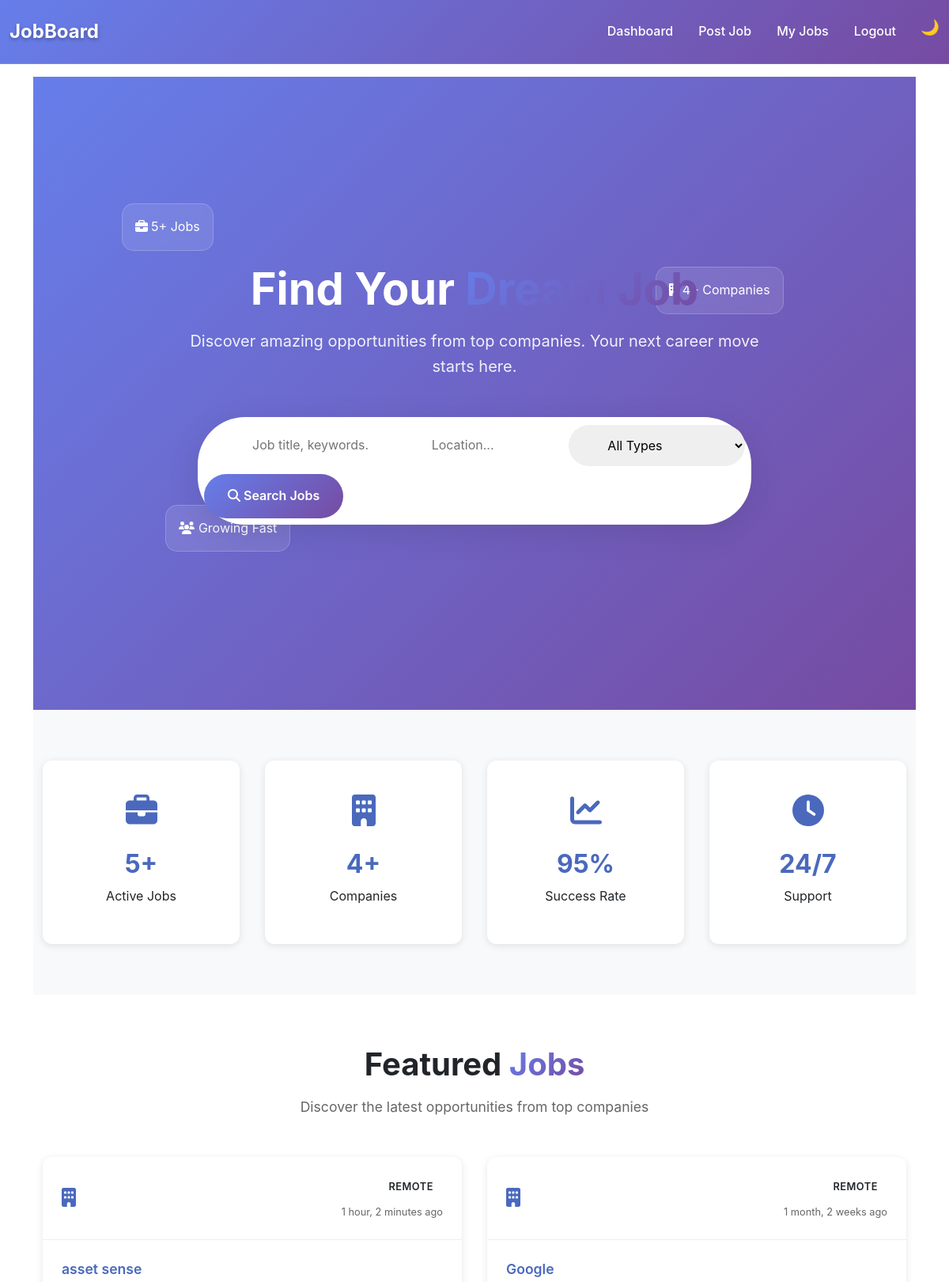
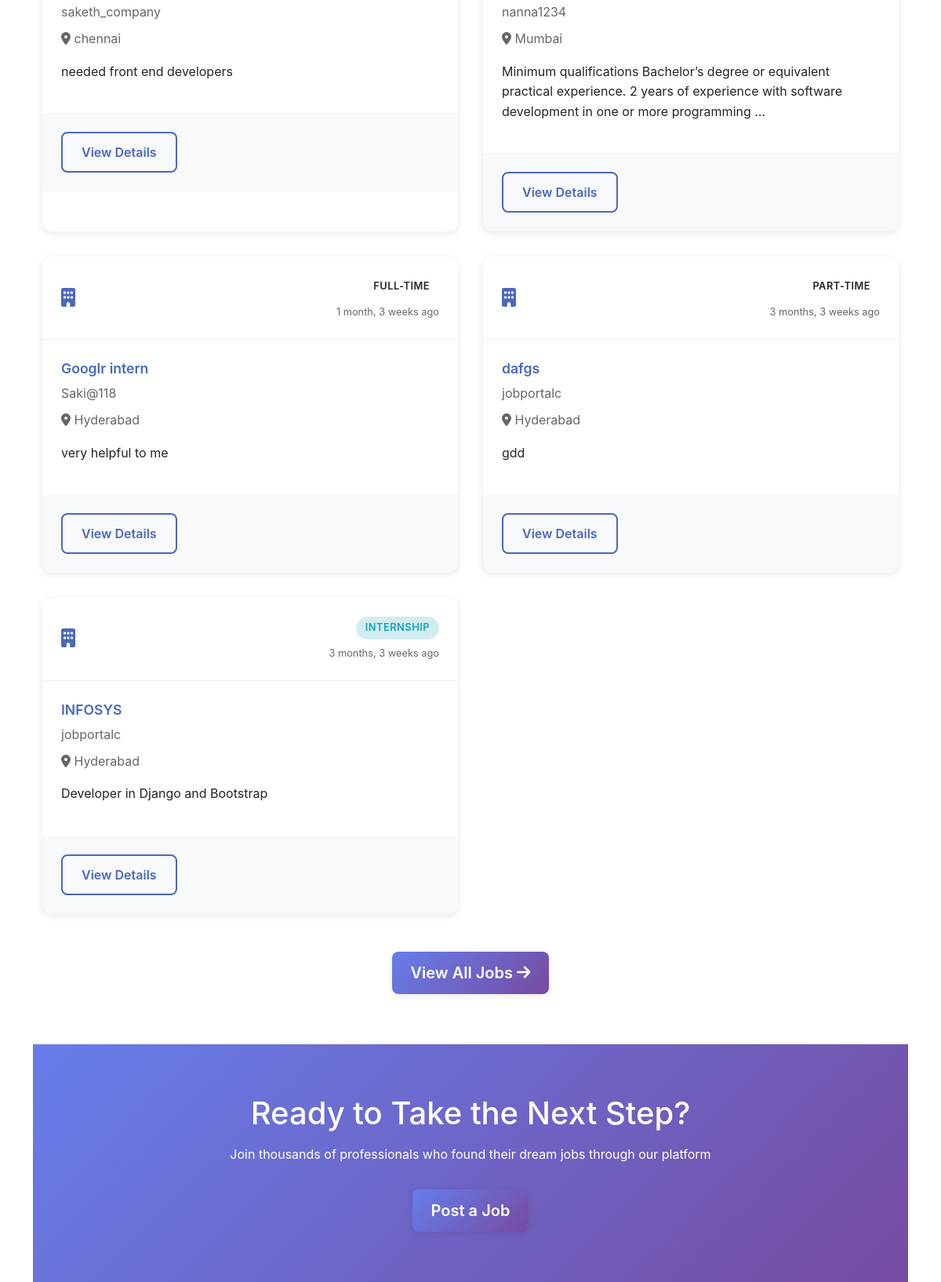
/users/dashboard/ (signed in), run on the app's committed database (2 pictures, top to bottom).
### jobs/models.py (models this page shows, shortened)
class Job(models.Model):
    JOB_TYPE_CHOICES = [
        ('FULL_TIME', 'Full Time'),
        ('PART_TIME', 'Part Time'),
        ('REMOTE', 'Remote'),
    ]
    title = models.CharField(max_length=255)
    description = models.TextField()
    location = models.CharField(max_length=100)
    job_type = models.CharField(max_length=20, choices=JOB_TYPE_CHOICES)
    company = models.ForeignKey(CustomUser, on_delete=models.CASCADE, limit_choices_to={'is_company': True})
    created_at = models.DateTimeField(auto_now_add=True)

### users/models.py (models this page shows, shortened)
class CustomUser(AbstractUser):
    is_company=models.BooleanField(default=False)
    is_seeker=models.BooleanField(default=False)

### users/views.py (the view)
# urls.py: path('dashboard/',views.dashboard,name="dashboard"),
@login_required
def dashboard(request):
    from jobs.models import Job  # import here if not already globally imported
    total_jobs = Job.objects.count()
    total_companies = CustomUser.objects.filter(is_company=True).count()
    featured_jobs = Job.objects.order_by('-created_at')[:6]
    search_query = request.GET.get('search', '')
    location_query = request.GET.get('location', '')
    job_type_filter = request.GET.get('job_type', '')
    job_type_choices = Job.JOB_TYPE_CHOICES if hasattr(Job, 'JOB_TYPE_CHOICES') else []
    context = {
        'role': 'company' if request.user.is_company else 'seeker',
        'total_jobs': total_jobs,
        'total_companies': total_companies,
        'featured_jobs': featured_jobs,
        'search_query': search_query,
        'location_query': location_query,
        'job_type_filter': job_type_filter,
        'job_type_choices': job_type_choices,
    }
    return render(request, 'users/dashboard.html', context)

### users/templates/users/dashboard.html (shortened to what this page needs)
{% extends 'base.html' %}
{% load static %}
{% block content %}
<section class="hero-section">
    <div class="hero-content">
        <div class="hero-text fade-in-up">
            <h1 class="hero-title">Find Your <span class="text-gradient">Dream Job</span></h1>
            <p class="hero-subtitle">Discover amazing opportunities from top companies. Your next career move starts here.</p>
            <form method="GET" action="{% url 'job_list' %}" class="hero-search-form">
                <div class="search-container">
                    <div class="search-field">
                        <i class="fas fa-search"></i>
                        <input type="text" name="search" placeholder="Job title, keywords..."
                               value="{{ search_query }}" class="search-input">
                    </div>
                    <div class="search-field">
                        <i class="fas fa-map-marker-alt"></i>
                        <input type="text" name="location" placeholder="Location..."
                               value="{{ location_query }}" class="search-input">
                    </div>
                    <div class="search-field">
                        <select name="job_type" class="search-select">
                            <option value="">All Types</option>
                        </select>
                    </div>
                    <button type="submit" class="search-btn">
                        <i class="fas fa-search"></i>
                        Search Jobs
                    </button>
                </div>
            </form>
        </div>
    </div>
    <div class="hero-floating">
        <div class="floating-card card-1">
            <i class="fas fa-briefcase"></i>
            <span>{{ total_jobs }}+ Jobs</span>
        </div>
        <div class="floating-card card-2">
            <i class="fas fa-building"></i>
            <span>{{ total_companies }}+ Companies</span>
        </div>
        <div class="floating-card card-3">
            <i class="fas fa-users"></i>
            <span>Growing Fast</span>
        </div>
    </div>
</section>
<section class="stats-section">
    <div class="container">
        <div class="stats-grid">
            <div class="stat-item fade-in-up">
                <div class="stat-icon">
                    <i class="fas fa-briefcase"></i>
                </div>
                <div class="stat-content">
                    <h3 class="stat-number">{{ total_jobs }}+</h3>
                    <p class="stat-text">Active Jobs</p>
                </div>
            </div>
            <div class="stat-item fade-in-up">
                <div class="stat-icon">
                    <i class="fas fa-building"></i>
                </div>
                <div class="stat-content">
                    <h3 class="stat-number">{{ total_companies }}+</h3>
                    <p class="stat-text">Companies</p>
                </div>
            </div>
            <div class="stat-item fade-in-up">
                <div class="stat-icon">
                    <i class="fas fa-chart-line"></i>
                </div>
                <div class="stat-content">
                    <h3 class="stat-number">95%</h3>
                    <p class="stat-text">Success Rate</p>
                </div>
            </div>
            <div class="stat-item fade-in-up">
                <div class="stat-icon">
                    <i class="fas fa-clock"></i>
                </div>
                <div class="stat-content">
                    <h3 class="stat-number">24/7</h3>
                    <p class="stat-text">Support</p>
                </div>
            </div>
        </div>
    </div>
</section>
<section class="featured-jobs-section">
    <div class="container">
        <div class="section-header">
            <h2 class="section-title">Featured <span class="text-gradient">Jobs</span></h2>
            <p class="section-subtitle">Discover the latest opportunities from top companies</p>
        </div>
        <div class="jobs-grid">
            {% for job in featured_jobs %}
            <div class="featured-job-card fade-in-up">
                <div class="job-card-header">
                    <div class="company-logo">
                        <i class="fas fa-building"></i>
                    </div>
                    <div class="job-meta-info">
                        <span class="job-type-badge job-type-{{ job.job_type|lower|cut:'-' }}">
                            {{ job.job_type }}
                        </span>
                        <span class="job-date">{{ job.created_at|timesince }} ago</span>
                    </div>
                </div>
                <div class="job-card-body">
                    <h3 class="job-title">
                        <a href="{% url 'job_detail' job.id %}">{{ job.title }}</a>
                    </h3>
                    <p class="company-name">{{ job.company.username }}</p>
                    <p class="job-location">
                        <i class="fas fa-map-marker-alt"></i>
                        {{ job.location }}
                    </p>
                    <p class="job-description">{{ job.description|truncatewords:20 }}</p>
                </div>
                <div class="job-card-footer">
                    <a href="{% url 'job_detail' job.id %}" class="btn btn-outline-primary">
                        View Details
                    </a>
                </div>
            </div>
            {% endfor %}
        </div>
        <div class="section-footer">
            <a href="{% url 'job_list' %}" class="btn btn-lg btn-primary">
                View All Jobs
                <i class="fas fa-arrow-right"></i>
            </a>
        </div>
    </div>
</section>
<section class="cta-section">
    <div class="container">
        <div class="cta-content">
            <div class="cta-text">
                <h2>Ready to Take the Next Step?</h2>
                <p>Join thousands of professionals who found their dream jobs through our platform</p>
            </div>
            <div class="cta-buttons">
                {% if not user.is_authenticated %}
                <a href="{% url 'register' %}" class="btn btn-lg btn-primary">
                    Get Started Today
                </a>
                <a href="{% url 'login' %}" class="btn btn-lg btn-outline-primary">
                    Sign In
                </a>
                {% else %}
                    {% if user.is_seeker %}
                    <a href="{% url 'job_list' %}" class="btn btn-lg btn-primary">
                        Browse Jobs
                    </a>
                    {% else %}
                    <a href="{% url 'create_job' %}" class="btn btn-lg btn-primary">
                        Post a Job
                    </a>
                    {% endif %}
                {% endif %}
            </div>
        </div>
    </div>
</section>
{% endblock %}

### static/css/style.css (style rules this page uses)
:root { --primary-color: #4a69bd; --primary-dark: #3c5aa6; --secondary-color: #f39c12; --success-color: #27ae60; --danger-color: #e74c3c; --warning-color: #f39c12; --info-color: #3498db; --light-color: #f8f9fa; --dark-color: #2c3e50; --gradient-primary: linear-gradient(135deg, #667eea 0%, #764ba2 100%); --gradient-secondary: linear-gradient(135deg, #f093fb 0%, #f5576c 100%); --shadow-light: 0 2px 10px rgba(0,0,0,0.1); --shadow-medium: 0 5px 25px rgba(0,0,0,0.15); --shadow-heavy: 0 10px 40px rgba(0,0,0,0.2); --border-radius: 12px; --border-radius-sm: 8px; --transition: all 0.3s cubic-bezier(0.4, 0, 0.2, 1); }
* { box-sizing: border-box; }
body { font-family: 'Inter', -apple-system, BlinkMacSystemFont, 'Segoe UI', Roboto, sans-serif; line-height: 1.6; overflow-x: hidden; }
.btn { border-radius: var(--border-radius-sm); font-weight: 600; padding: 0.75rem 1.5rem; transition: var(--transition); border: none; position: relative; overflow: hidden; }
.btn::before { content: ''; position: absolute; top: 0; left: -100%; width: 100%; height: 100%; background: linear-gradient(90deg, transparent, rgba(255,255,255,0.2), transparent); transition: var(--transition); }
.btn-primary { background: var(--gradient-primary); box-shadow: var(--shadow-light); }
.btn-outline-primary { border: 2px solid var(--primary-color); color: var(--primary-color); background: transparent; }
.job-title { color: var(--primary-color); font-weight: 700; font-size: 1.25rem; margin-bottom: 0.5rem; text-decoration: none; }
.job-type-badge { padding: 0.25rem 0.75rem; border-radius: 50px; font-size: 0.8rem; font-weight: 600; text-transform: uppercase; letter-spacing: 0.5px; }
.job-type-internship { background: #d1ecf1; color: #17a2b8; }
.stat-number { font-size: 2.5rem; font-weight: 700; color: var(--primary-color); display: block; }
.fade-in-up { animation: fadeInUp 0.6s ease-out; }
.text-gradient { background: var(--gradient-primary); -webkit-background-clip: text; -webkit-text-fill-color: transparent; background-clip: text; }

### templates/base.html (style rules this page uses)
body { background: var(--bs-body-bg); color: var(--bs-body-color); }

### data on the page
Job: job_type "REMOTE", created_at "1 hour, 2 minutes", title "asset sense", company.username "saketh_company", location "chennai", description "needed front end developers"
Job: job_type "REMOTE", created_at "1 month, 2 weeks", title "Google", company.username "nanna1234", location "Mumbai", description "Minimum qualifications Bachelor’s degree or equivalent practical experience. 2 years of experience with software development in one or more programming …"
Job: job_type "FULL-TIME", created_at "1 month, 3 weeks", title "Googlr intern", company.username "Saki@118", location "Hyderabad", description "very helpful to me"
Job: job_type "PART-TIME", created_at "3 months, 3 weeks", title "dafgs", company.username "jobportalc", location "Hyderabad", description "gdd"
Job: job_type "INTERNSHIP", created_at "3 months, 3 weeks", title "INFOSYS", company.username "jobportalc", location "Hyderabad", description "Developer in Django and Bootstrap"

### other printed values
{{ total_jobs }} "5"
{{ total_companies }} "4"
